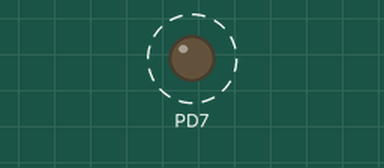
A program run on a simulated ATmega128, built with avr-gcc and emulated at 8 MHz. Parts: output pins drawn as LEDs (lit = HIGH). Dashed ring = blinking.

Above: at 0.4 s.
Timing chart, 0 to 3.0 s (numbered marks = the images above):
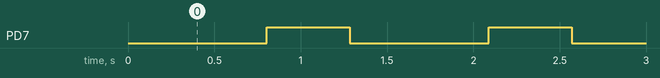

Measured:
- by itself, PD7: alternates HIGH for 0.48 s and LOW for 0.80 s

The program:

main.c
```c
/*
* B3.c
*
* Created: 01-Mar-18 16:46:10
* Author : thijs
*/

#include <avr/io.h>

#define Bit(x)(1<<x)

#define F_CPU 8000000UL
#include <avr/io.h>
#include <avr/interrupt.h>
#include <util/delay.h>

int ms = 0;
int onoff = 0;

void wait(int ms)
{
	for(int i = 0; i < ms; i++)
	{
		_delay_ms(1);//max 30 ms at 8 MHz
	}
}

void ToggleD7(void)
{
	PORTD ^= Bit(7);
}

void init(void)
{
	DDRD |= Bit(7);

	OCR2 = 250;
	TIMSK |= Bit(7);
	sei();
	TCCR2 = 0b00001101;
}

ISR(TIMER2_COMP_vect)
{
	ms++;
	if(onoff && ms == 15)
	{
		onoff = 0;
		ms = 0;
		ToggleD7();
	}
	else if(!onoff && ms == 25)
	{
		onoff = 1;
		ms = 0;
		ToggleD7();
	}
}

int main(void)
{
	init();

	while (1)
	{

	}
}
```
